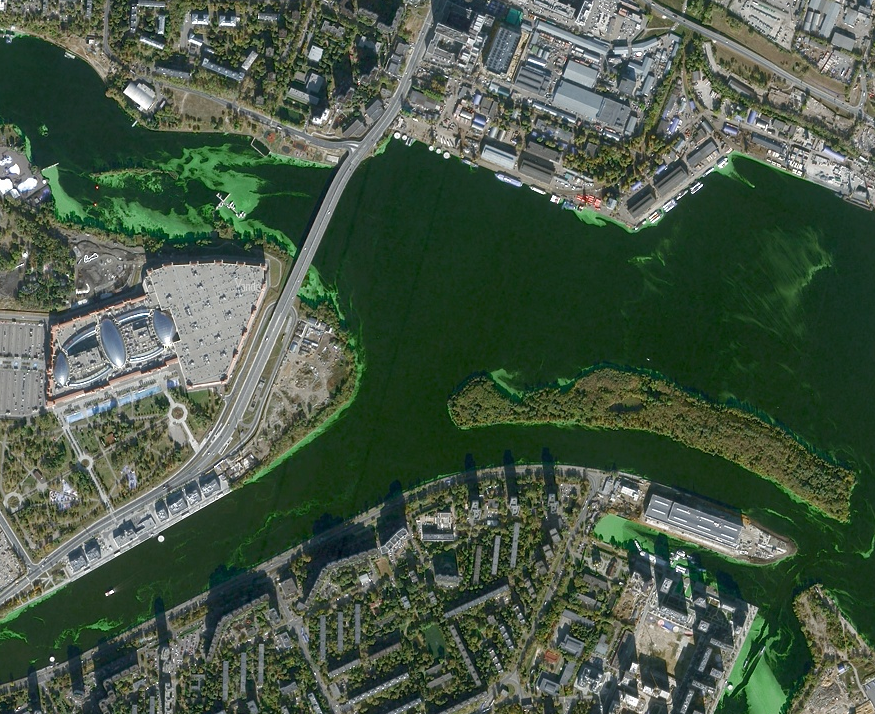
#> input picture task-2 (Кенни картинка b)/edge_b_river.png, 875 x 714 px
$ jupyter execute main.ipynb
#> lines starting #> are read from the running program, lines starting #| are printed output that depends on the picture
[cell 1]
import cv2
import numpy as np
import matplotlib.pyplot as plt

[cell 2]
# === 1. Чтение изображения ===
# Замените "b.jpg" на путь к вашему файлу
img_bgr = cv2.imread("edge_b_river.png")
#> img_bgr is the input picture: shape (714, 875, 3); mean B, G, R 71, 88.7, 72.5
if img_bgr is None:
    raise IOError("Не удалось загрузить изображение. Проверьте путь к файлу!")

# Конвертируем в RGB для корректного отображения в matplotlib
img_rgb = cv2.cvtColor(img_bgr, cv2.COLOR_BGR2RGB)

# === 2. Преобразование в полутоновое ===
gray = cv2.cvtColor(img_bgr, cv2.COLOR_BGR2GRAY)
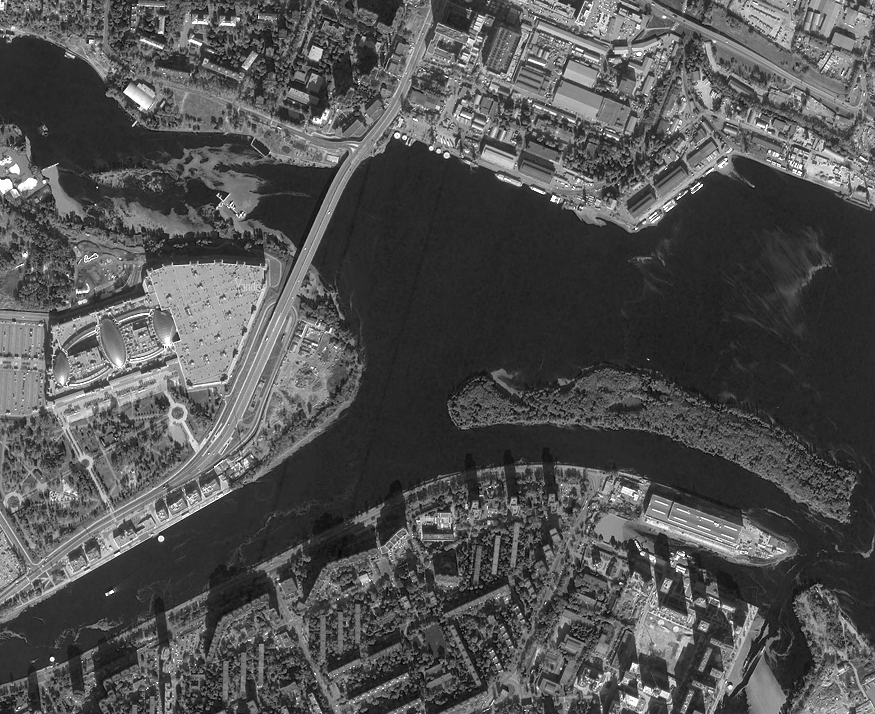
#> gray: shape (714, 875); min 2, max 255, mean 81.8

# === 3. Сглаживание (Гауссово размытие) ===
# Чем сильнее размытие, тем меньше ложных границ, но выше риск потери тонких деталей
blur = cv2.GaussianBlur(gray, (5, 5), 0)

# === 4. Применение фильтра Кэнни ===
# Пороговые значения нужно подбирать экспериментально
# threshold1 - нижний порог, threshold2 - верхний порог
edges = cv2.Canny(blur, 20, 200)
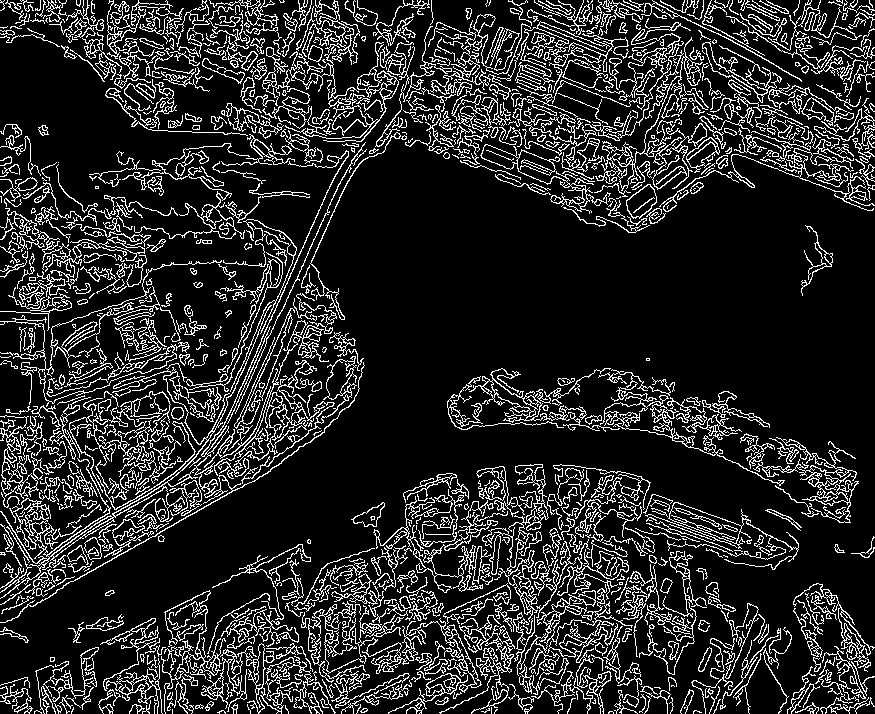
#> edges: shape (714, 875); 15.7% white in thin lines or dots

# === 5. Отображение результатов ===
fig, axs = plt.subplots(1, 2, figsize=(10, 5))

axs[0].imshow(img_rgb)
axs[0].set_title("Исходное изображение")
axs[0].axis("off")

axs[1].imshow(edges, cmap="gray")
axs[1].set_title("Границы (Canny)")
axs[1].axis("off")

plt.tight_layout()
plt.show()
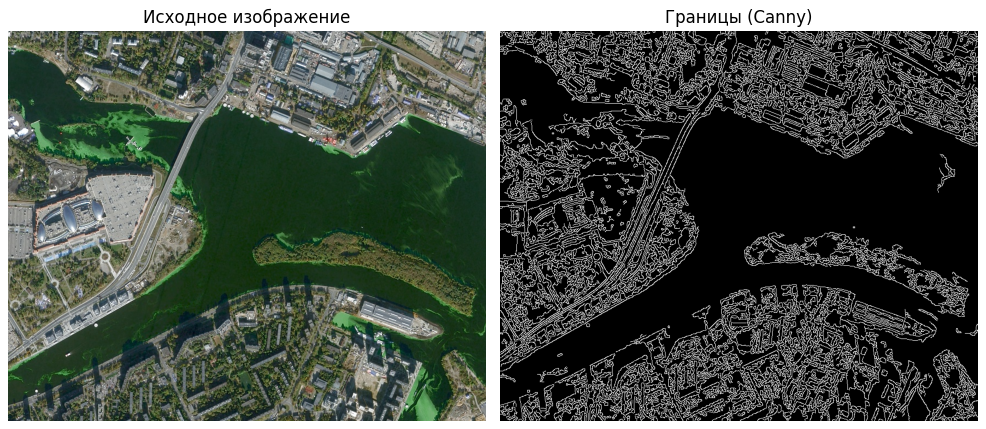
#> figure drawn by matplotlib, 2 panels

fig.savefig('canny.png')
